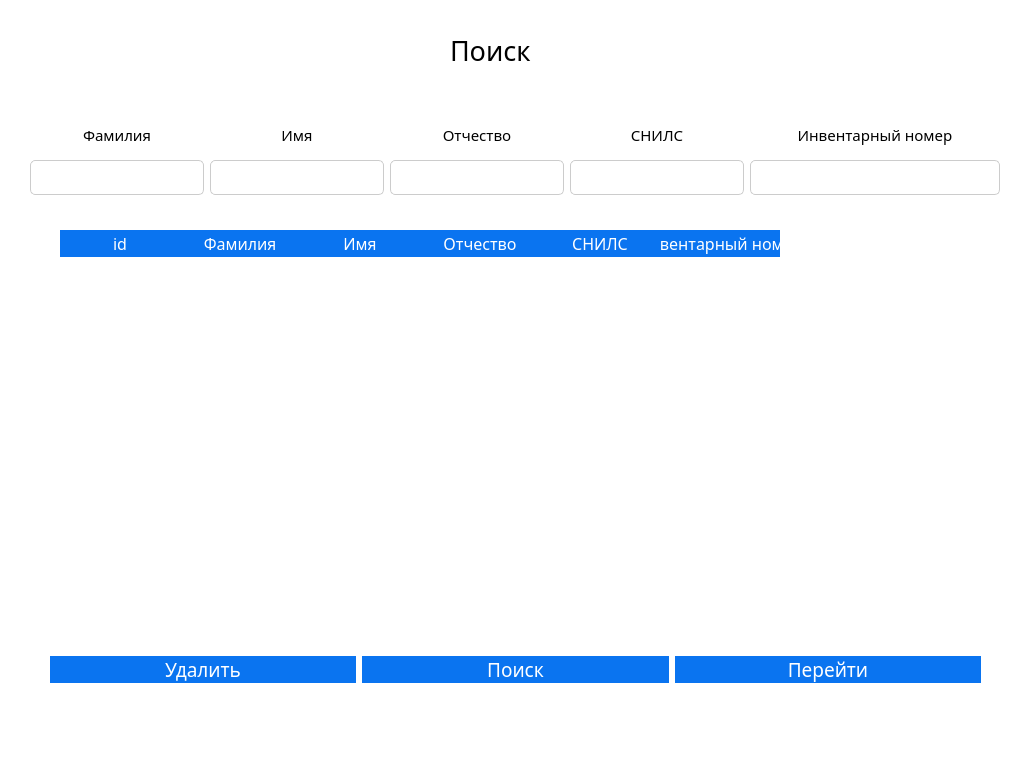
<?xml version="1.0" encoding="UTF-8"?>
<ui version="4.0">
 <class>MainWindow</class>
 <widget class="QMainWindow" name="MainWindow">
  <property name="geometry">
   <rect>
    <x>0</x>
    <y>0</y>
    <width>1029</width>
    <height>771</height>
   </rect>
  </property>
  <property name="windowTitle">
   <string>MainWindow</string>
  </property>
  <property name="styleSheet">
   <string notr="true">background-color: white;</string>
  </property>
  <widget class="QWidget" name="centralwidget">
   <widget class="QLabel" name="label_6">
    <property name="geometry">
     <rect>
      <x>450</x>
      <y>30</y>
      <width>171</width>
      <height>41</height>
     </rect>
    </property>
    <property name="font">
     <font>
      <family>Comfortaa</family>
      <pointsize>20</pointsize>
     </font>
    </property>
    <property name="text">
     <string>Поиск</string>
    </property>
   </widget>
   <widget class="QTableWidget" name="tableWidget">
    <property name="geometry">
     <rect>
      <x>60</x>
      <y>230</y>
      <width>901</width>
      <height>371</height>
     </rect>
    </property>
    <property name="font">
     <font>
      <family>Comfortaa</family>
      <pointsize>11</pointsize>
     </font>
    </property>
    <property name="styleSheet">
     <string notr="true">QHeaderView::section { 
 background-color: rgba(10, 116, 240, 255);
 color: white;
 border:none; 
}


QTableWidget 
{
 color: black;
 border:none; 
}


QTableWidget::item::selected
{
 color: black; 
 background-color: rgba(10, 116, 240, 120);
}



QScrollBar::handle:vertical
{
 Background: rgba(10, 116, 240, 160);
 Border: 0px solid grey;
 Border-radius: 3px; 
 Width: 8px;
}


</string>
    </property>
    <attribute name="horizontalHeaderCascadingSectionResizes">
     <bool>false</bool>
    </attribute>
    <attribute name="horizontalHeaderDefaultSectionSize">
     <number>120</number>
    </attribute>
    <attribute name="horizontalHeaderHighlightSections">
     <bool>true</bool>
    </attribute>
    <attribute name="horizontalHeaderMinimumSectionSize">
     <number>60</number>
    </attribute>
    <attribute name="horizontalHeaderShowSortIndicator" stdset="0">
     <bool>true</bool>
    </attribute>
    <column>
     <property name="text">
      <string>id</string>
     </property>
     <property name="font">
      <font>
       <family>Comfortaa</family>
       <pointsize>12</pointsize>
       <strikeout>false</strikeout>
       <kerning>false</kerning>
      </font>
     </property>
    </column>
    <column>
     <property name="text">
      <string>Фамилия</string>
     </property>
     <property name="font">
      <font>
       <family>Comfortaa</family>
       <pointsize>12</pointsize>
      </font>
     </property>
    </column>
    <column>
     <property name="text">
      <string>Имя</string>
     </property>
     <property name="font">
      <font>
       <family>Comfortaa</family>
       <pointsize>12</pointsize>
      </font>
     </property>
    </column>
    <column>
     <property name="text">
      <string>Отчество</string>
     </property>
     <property name="font">
      <font>
       <family>Comfortaa</family>
       <pointsize>12</pointsize>
      </font>
     </property>
    </column>
    <column>
     <property name="text">
      <string>СНИЛС</string>
     </property>
     <property name="font">
      <font>
       <family>Comfortaa</family>
       <pointsize>12</pointsize>
      </font>
     </property>
    </column>
    <column>
     <property name="text">
      <string>Инвентарный номер</string>
     </property>
     <property name="font">
      <font>
       <family>Comfortaa</family>
       <pointsize>12</pointsize>
      </font>
     </property>
    </column>
   </widget>
   <widget class="QWidget" name="layoutWidget">
    <property name="geometry">
     <rect>
      <x>30</x>
      <y>120</y>
      <width>970</width>
      <height>100</height>
     </rect>
    </property>
    <layout class="QHBoxLayout" name="horizontalLayout">
     <property name="bottomMargin">
      <number>20</number>
     </property>
     <item>
      <layout class="QVBoxLayout" name="verticalLayout">
       <property name="spacing">
        <number>10</number>
       </property>
       <property name="bottomMargin">
        <number>5</number>
       </property>
       <item>
        <widget class="QLabel" name="label">
         <property name="font">
          <font>
           <family>Comfortaa</family>
           <pointsize>11</pointsize>
          </font>
         </property>
         <property name="text">
          <string>Фамилия</string>
         </property>
         <property name="alignment">
          <set>Qt::AlignCenter</set>
         </property>
        </widget>
       </item>
       <item>
        <widget class="QLineEdit" name="lineEdit">
         <property name="minimumSize">
          <size>
           <width>170</width>
           <height>34</height>
          </size>
         </property>
         <property name="maximumSize">
          <size>
           <width>16777215</width>
           <height>40</height>
          </size>
         </property>
         <property name="font">
          <font>
           <family>Comfortaa</family>
           <pointsize>14</pointsize>
          </font>
         </property>
         <property name="styleSheet">
          <string notr="true">QLineEdit {
    border: 1px solid #ccc;
    border-radius: 8px;
    padding: 2px;
    background-color: white;
}

QLineEdit:hover {
    border: 1px solid #0A74F0; /* Измените цвет рамки при наведении, если нужно */
}

QLineEdit:focus {
    border: 1px solid #0A74F0; /* Измените цвет рамки при фокусе, если нужно */
}

QLineEdit {
    background-color: white;
}

QLineEdit::hover {
    border: 1px solid #0A74F0; /* Измените цвет рамки при наведении, если нужно */
}

QLineEdit::focus {
    border: 1px solid #0A74F0; /* Измените цвет рамки при фокусе, если нужно */
}

QLineEdit {
    border: 1px solid #ccc;
    border-radius: 5px;
    padding: 2px;
    background-color: white;
    box-shadow: 2px 2px 5px #0A74F0;
}
</string>
         </property>
         <property name="alignment">
          <set>Qt::AlignCenter</set>
         </property>
        </widget>
       </item>
      </layout>
     </item>
     <item>
      <layout class="QVBoxLayout" name="verticalLayout_2">
       <property name="spacing">
        <number>10</number>
       </property>
       <property name="bottomMargin">
        <number>5</number>
       </property>
       <item>
        <widget class="QLabel" name="label_2">
         <property name="font">
          <font>
           <family>Comfortaa</family>
           <pointsize>11</pointsize>
          </font>
         </property>
         <property name="text">
          <string>Имя</string>
         </property>
         <property name="alignment">
          <set>Qt::AlignCenter</set>
         </property>
        </widget>
       </item>
       <item>
        <widget class="QLineEdit" name="lineEdit_2">
         <property name="minimumSize">
          <size>
           <width>170</width>
           <height>34</height>
          </size>
         </property>
         <property name="maximumSize">
          <size>
           <width>16777215</width>
           <height>40</height>
          </size>
         </property>
         <property name="font">
          <font>
           <family>Comfortaa</family>
           <pointsize>14</pointsize>
          </font>
         </property>
         <property name="styleSheet">
          <string notr="true">QLineEdit {
    border: 1px solid #ccc;
    border-radius: 8px;
    padding: 2px;
    background-color: white;
}

QLineEdit:hover {
    border: 1px solid #0A74F0; /* Измените цвет рамки при наведении, если нужно */
}

QLineEdit:focus {
    border: 1px solid #0A74F0; /* Измените цвет рамки при фокусе, если нужно */
}

QLineEdit {
    background-color: white;
}

QLineEdit::hover {
    border: 1px solid #0A74F0; /* Измените цвет рамки при наведении, если нужно */
}

QLineEdit::focus {
    border: 1px solid #0A74F0; /* Измените цвет рамки при фокусе, если нужно */
}

QLineEdit {
    border: 1px solid #ccc;
    border-radius: 5px;
    padding: 2px;
    background-color: white;
    box-shadow: 2px 2px 5px #0A74F0;
}
</string>
         </property>
         <property name="alignment">
          <set>Qt::AlignCenter</set>
         </property>
        </widget>
       </item>
      </layout>
     </item>
     <item>
      <layout class="QVBoxLayout" name="verticalLayout_3">
       <property name="spacing">
        <number>10</number>
       </property>
       <property name="bottomMargin">
        <number>5</number>
       </property>
       <item>
        <widget class="QLabel" name="label_3">
         <property name="font">
          <font>
           <family>Comfortaa</family>
           <pointsize>11</pointsize>
          </font>
         </property>
         <property name="text">
          <string>Отчество</string>
         </property>
         <property name="alignment">
          <set>Qt::AlignCenter</set>
         </property>
        </widget>
       </item>
       <item>
        <widget class="QLineEdit" name="lineEdit_3">
         <property name="minimumSize">
          <size>
           <width>170</width>
           <height>34</height>
          </size>
         </property>
         <property name="font">
          <font>
           <family>Comfortaa</family>
           <pointsize>14</pointsize>
          </font>
         </property>
         <property name="styleSheet">
          <string notr="true">QLineEdit {
    border: 1px solid #ccc;
    border-radius: 8px;
    padding: 2px;
    background-color: white;
}

QLineEdit:hover {
    border: 1px solid #0A74F0; /* Измените цвет рамки при наведении, если нужно */
}

QLineEdit:focus {
    border: 1px solid #0A74F0; /* Измените цвет рамки при фокусе, если нужно */
}

QLineEdit {
    background-color: white;
}

QLineEdit::hover {
    border: 1px solid #0A74F0; /* Измените цвет рамки при наведении, если нужно */
}

QLineEdit::focus {
    border: 1px solid #0A74F0; /* Измените цвет рамки при фокусе, если нужно */
}

QLineEdit {
    border: 1px solid #ccc;
    border-radius: 5px;
    padding: 2px;
    background-color: white;
    box-shadow: 2px 2px 5px #0A74F0;
}
</string>
         </property>
         <property name="alignment">
          <set>Qt::AlignCenter</set>
         </property>
        </widget>
       </item>
      </layout>
     </item>
     <item>
      <layout class="QVBoxLayout" name="verticalLayout_4">
       <property name="spacing">
        <number>10</number>
       </property>
       <property name="bottomMargin">
        <number>5</number>
       </property>
       <item>
        <widget class="QLabel" name="label_4">
         <property name="font">
          <font>
           <family>Comfortaa</family>
           <pointsize>11</pointsize>
          </font>
         </property>
         <property name="text">
          <string>СНИЛС</string>
         </property>
         <property name="alignment">
          <set>Qt::AlignCenter</set>
         </property>
        </widget>
       </item>
       <item>
        <widget class="QLineEdit" name="lineEdit_4">
         <property name="minimumSize">
          <size>
           <width>170</width>
           <height>34</height>
          </size>
         </property>
         <property name="font">
          <font>
           <family>Comfortaa</family>
           <pointsize>14</pointsize>
          </font>
         </property>
         <property name="styleSheet">
          <string notr="true">QLineEdit {
    border: 1px solid #ccc;
    border-radius: 8px;
    padding: 2px;
    background-color: white;
}

QLineEdit:hover {
    border: 1px solid #0A74F0; /* Измените цвет рамки при наведении, если нужно */
}

QLineEdit:focus {
    border: 1px solid #0A74F0; /* Измените цвет рамки при фокусе, если нужно */
}

QLineEdit {
    background-color: white;
}

QLineEdit::hover {
    border: 1px solid #0A74F0; /* Измените цвет рамки при наведении, если нужно */
}

QLineEdit::focus {
    border: 1px solid #0A74F0; /* Измените цвет рамки при фокусе, если нужно */
}

QLineEdit {
    border: 1px solid #ccc;
    border-radius: 5px;
    padding: 2px;
    background-color: white;
    box-shadow: 2px 2px 5px #0A74F0;
}
</string>
         </property>
         <property name="alignment">
          <set>Qt::AlignCenter</set>
         </property>
        </widget>
       </item>
      </layout>
     </item>
     <item>
      <layout class="QVBoxLayout" name="verticalLayout_5">
       <property name="spacing">
        <number>10</number>
       </property>
       <property name="leftMargin">
        <number>0</number>
       </property>
       <property name="bottomMargin">
        <number>5</number>
       </property>
       <item>
        <widget class="QLabel" name="label_5">
         <property name="minimumSize">
          <size>
           <width>250</width>
           <height>0</height>
          </size>
         </property>
         <property name="font">
          <font>
           <family>Comfortaa</family>
           <pointsize>11</pointsize>
          </font>
         </property>
         <property name="text">
          <string>Инвентарный номер</string>
         </property>
         <property name="alignment">
          <set>Qt::AlignCenter</set>
         </property>
        </widget>
       </item>
       <item>
        <widget class="QLineEdit" name="lineEdit_5">
         <property name="minimumSize">
          <size>
           <width>170</width>
           <height>34</height>
          </size>
         </property>
         <property name="maximumSize">
          <size>
           <width>16777215</width>
           <height>16777215</height>
          </size>
         </property>
         <property name="font">
          <font>
           <family>Comfortaa</family>
           <pointsize>14</pointsize>
          </font>
         </property>
         <property name="styleSheet">
          <string notr="true">QLineEdit {
    border: 1px solid #ccc;
    border-radius: 8px;
    padding: 2px;
    background-color: white;
}

QLineEdit:hover {
    border: 1px solid #0A74F0; /* Измените цвет рамки при наведении, если нужно */
}

QLineEdit:focus {
    border: 1px solid #0A74F0; /* Измените цвет рамки при фокусе, если нужно */
}

QLineEdit {
    background-color: white;
}

QLineEdit::hover {
    border: 1px solid #0A74F0; /* Измените цвет рамки при наведении, если нужно */
}

QLineEdit::focus {
    border: 1px solid #0A74F0; /* Измените цвет рамки при фокусе, если нужно */
}

QLineEdit {
    border: 1px solid #ccc;
    border-radius: 5px;
    padding: 2px;
    background-color: white;
    box-shadow: 2px 2px 5px #0A74F0;
}
</string>
         </property>
         <property name="alignment">
          <set>Qt::AlignCenter</set>
         </property>
        </widget>
       </item>
      </layout>
     </item>
    </layout>
   </widget>
   <widget class="QWidget" name="horizontalLayoutWidget">
    <property name="geometry">
     <rect>
      <x>50</x>
      <y>630</y>
      <width>931</width>
      <height>80</height>
     </rect>
    </property>
    <layout class="QHBoxLayout" name="horizontalLayout_2">
     <item>
      <widget class="QPushButton" name="pushButton_3">
       <property name="font">
        <font>
         <family>Comfortaa</family>
         <pointsize>14</pointsize>
        </font>
       </property>
       <property name="styleSheet">
        <string notr="true">QPushButton {
background-color: #0A74F0;
color: white; 
border-radius: 14px;

}

QPushButton:hover {
background-color: #0559F0;
}

QPushButton:pressed {
background-color: #0559F0;
}</string>
       </property>
       <property name="text">
        <string>Удалить</string>
       </property>
      </widget>
     </item>
     <item>
      <widget class="QPushButton" name="pushButton">
       <property name="font">
        <font>
         <family>Comfortaa</family>
         <pointsize>14</pointsize>
        </font>
       </property>
       <property name="styleSheet">
        <string notr="true">QPushButton {
background-color: #0A74F0;
color: white; 
border-radius: 14px;

}

QPushButton:hover {
background-color: #0559F0;
}

QPushButton:pressed {
background-color: #0559F0;
}</string>
       </property>
       <property name="text">
        <string>Поиск</string>
       </property>
      </widget>
     </item>
     <item>
      <widget class="QPushButton" name="pushButton_2">
       <property name="font">
        <font>
         <family>Comfortaa</family>
         <pointsize>14</pointsize>
        </font>
       </property>
       <property name="styleSheet">
        <string notr="true">QPushButton {
background-color: #0A74F0;
color: white; 
border-radius: 14px;

}

QPushButton:hover {
background-color: #0559F0;
}

QPushButton:pressed {
background-color: #0559F0;
}</string>
       </property>
       <property name="text">
        <string>Перейти</string>
       </property>
      </widget>
     </item>
    </layout>
   </widget>
  </widget>
 </widget>
 <resources/>
 <connections/>
</ui>
